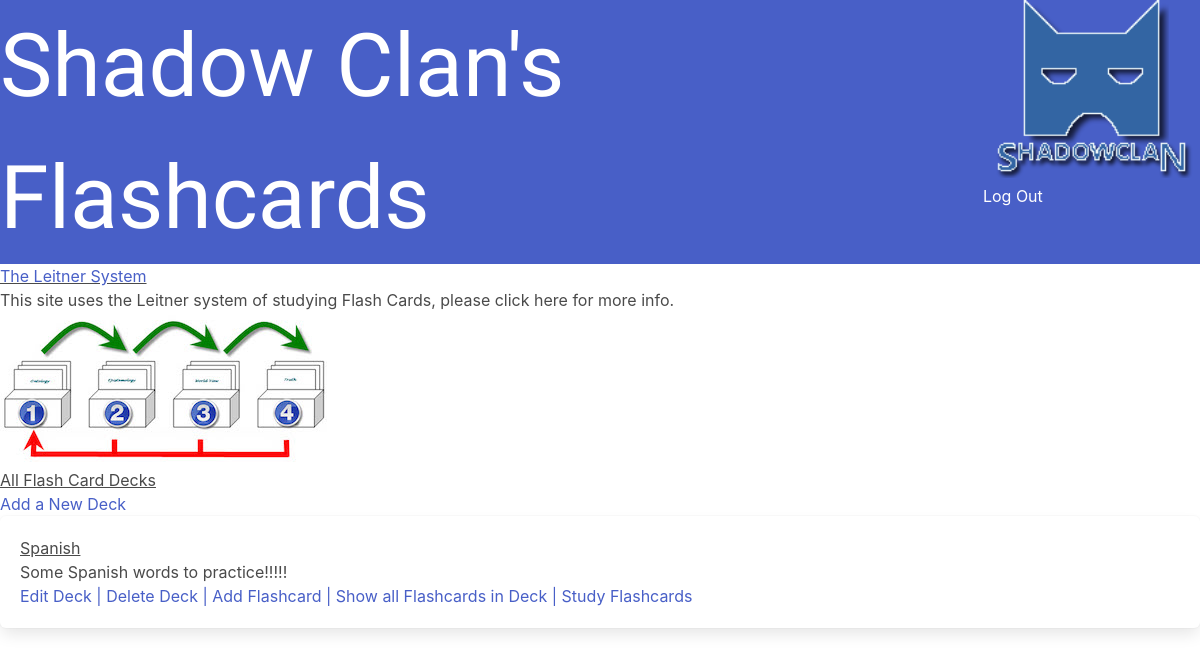
/decks (signed in), run on an earlier commit of the app's database.
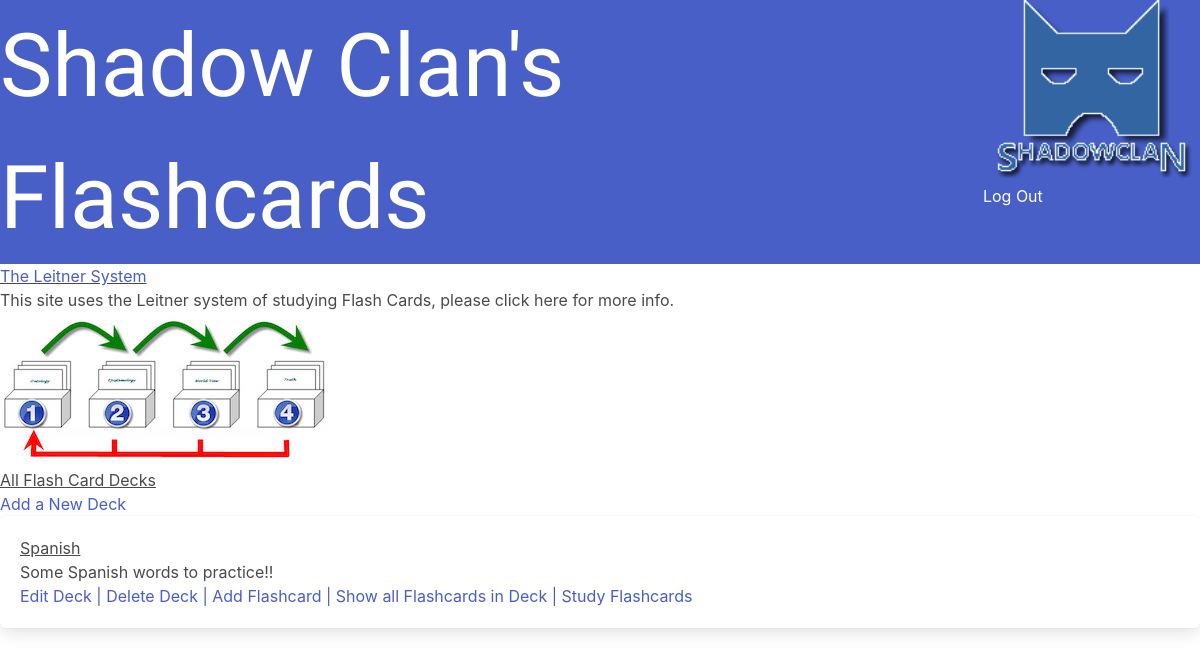
And on a later commit of the database.
### flashcardsapp/models.py (models this page shows, shortened)
class Deck(models.Model):
    name = models.CharField(max_length=200)
    description = models.TextField(max_length=1000)
    deck_user = models.ForeignKey(
        User, on_delete=models.CASCADE, null=True, blank=True, related_name="deck_user"
    )
    slug = models.SlugField(
        max_length=200,
        null=True,
        blank=True,
        unique=True,
    )
    date = models.DateTimeField(auto_now_add=datetime.now)

### flashcardsapp/views.py (the view)
# urls.py: path("decks", flash_views.deck_list, name="deck_list"),
@login_required(login_url="auth_login")
def deck_list(request,):
    decks = Deck.objects.all()
    flashcards = FlashCard.objects.all()
    return render(
        request, "deck_list.html", {
            "decks": decks, "flashcards": flashcards}
    )

### templates/deck_list.html
{% extends "base.html" %}
{% load static %}
{% load statement %}
{% block content %}
<section>
  <div class="f6 lh-copy">
      <div class="pb3">
    <div><p class="p1 f3 lh-copy"><a href={% url 'leitner' %}>The Leitner System </a></p>
      <p>This site uses the Leitner system of studying Flash Cards, please click here for more info.</p></div>
    <img src="{% static 'LeitnerSmall.jpeg' %}">
</div>
    <div class="p1 f3 lh-copy"><h1>All Flash Card Decks</h1></div>
</div>
      <a href={% url 'add_deck' pk=user.pk %}>Add a New Deck</a>
  {% for deck in decks %}
  {% if deck.deck_user_id == user.id %}
  <div class="pb3">
  <div class="box w-60 h-75 pb7 pt4">
      <p class="p1 f3 lh-copy">{{ deck.name }} </p>
      <p>{{ deck.description }} </p>
<div class="pt4">
<a href={% url 'edit_deck' slug=deck.slug pk=user.pk %} class=>Edit Deck |</a>
<a href={% url 'delete_deck' slug=deck.slug%} class=>Delete Deck |</a>
<a href={% url 'add_flashcard' slug=deck.slug %}>Add Flashcard |</a>
<a href={% url 'show_flashcards' slug=deck.slug %} class=>Show all Flashcards in Deck |</a>
<a href={% url 'choose_box' deck.slug %}>Study Flashcards </a>
    </div>
 </div>
</div>
  {% endif %}
  {% endfor %}
</section>
{% endblock content %}

What changed in the data, as far as the page shows it:
changed Deck "Spanish": description "Some Spanish words to practice!!!!!" → "Some Spanish words to practice!!"
